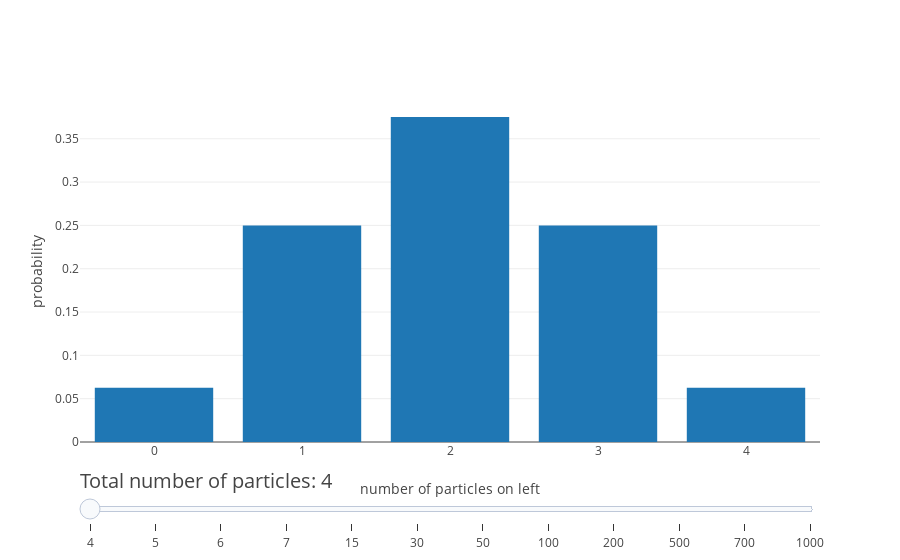

The code cell stored with this chart in its notebook:
### Code cell
# 计算 n 个分子在左侧的概率（二项分布）
def left(n):
    lr = []
    for i in range(n+1):
        lr.append(comb(n,i))
    lr = np.array(lr)
    return lr/lr.sum()

# 画图每一帧的图
def change_example(n,v):
    trace1 = go.Bar(
            x=np.arange(n+1),
            y=left(n),visible = v, name = str(n))
    return [trace1]

# 生成 len(s) 帧
data = []
steps = []
# 设置每一帧有多少粒子
num_particles=[4,5,6,7,15,30,50,100,200,500,700,1000]

for i,n in enumerate(num_particles):
    if n !=num_particles[0]:
        v = False
    else:
        v = True
    data+=change_example(n,v)
    step = dict(
        method = 'restyle',  
        args = ['visible', [False] * len(num_particles)], # 不可视其他帧
        label=n
    )
    step['args'][1][i] = True # 可视第 i 帧
    steps.append(step)

sliders = [dict(currentvalue = {'font': {'size': 20},
                                'prefix': 'Total number of particles: '},
                steps = steps)]

        
layout = dict(sliders=sliders,
    xaxis={
        'title':'number of particles on left'
    },
    yaxis={
        'title': 'probability'
    },)
fig = dict(data=data, layout=layout)
plotly.offline.iplot(fig)

#py.iplot(fig, filename='distribution of particles')

### Figure 1 — Plotly figure (JSON) as saved in the notebook; plotly's stock layout.template omitted (floating-point values rounded to 4 significant figures; data arrays with more than 128 entries replaced by an {"elided": "..."} marker saying what was removed)
{"data": [{"name": "4", "type": "bar", "uid": "c1f07cb2-9741-4b61-8e02-4a27159e73e5", "visible": true, "x": [0, 1, 2, 3, 4], "y": [0.0625, 0.25, 0.375, 0.25, 0.0625]}, {"name": "5", "type": "bar", "uid": "6c0e8efe-ad4f-46d1-944b-f7f4a6999355", "visible": false, "x": [0, 1, 2, 3, 4, 5], "y": [0.03125, 0.1562, 0.3125, 0.3125, 0.1562, 0.03125]}, {"name": "6", "type": "bar", "uid": "95a6783e-4258-42c3-aec8-2a69154694d4", "visible": false, "x": [0, 1, 2, 3, 4, 5, 6], "y": [0.01562, 0.09375, 0.2344, 0.3125, 0.2344, 0.09375, 0.01562]}, {"name": "7", "type": "bar", "uid": "ce5dfdd5-9428-4d70-b527-0c1d70f983e1", "visible": false, "x": [0, 1, 2, 3, 4, 5, 6, 7], "y": [0.007812, 0.05469, 0.1641, 0.2734, 0.2734, 0.1641, 0.05469, 0.007812]}, {"name": "15", "type": "bar", "uid": "c755eefb-b8f9-4afa-9629-3c30de7d16ac", "visible": false, "x": [0, 1, 2, 3, 4, 5, 6, 7, 8, 9, 10, 11, 12, 13, 14, 15], "y": [3.052e-05, 0.0004578, 0.003204, 0.01389, 0.04166, 0.09164, 0.1527, 0.1964, 0.1964, 0.1527, 0.09164, 0.04166, 0.01389, 0.003204, 0.0004578, 3.052e-05]}, {"name": "30", "type": "bar", "uid": "d1d80d5f-dae3-49d4-9de0-6f0cb4592f71", "visible": false, "x": [0, 1, 2, 3, 4, 5, 6, 7, 8, 9, 10, 11, 12, 13, 14, 15, 16, 17, 18, 19, 20, 21, 22, 23, 24, 25, 26, 27, 28, 29, 30], "y": [9.313e-10, 2.794e-08, 4.051e-07, 3.781e-06, 2.552e-05, 0.0001327, 0.000553, 0.001896, 0.005451, 0.01332, 0.02798, 0.05088, 0.08055, 0.1115, 0.1354, 0.1445, 0.1354, 0.1115, 0.08055, 0.05088, 0.02798, 0.01332, 0.005451, 0.001896, 0.000553, 0.0001327, 2.552e-05, 3.781e-06, 4.051e-07, 2.794e-08, 9.313e-10]}, {"name": "50", "type": "bar", "uid": "0b5e114b-c07b-4e84-aef4-6e534a26202f", "visible": false, "x": [0, 1, 2, 3, 4, 5, 6, 7, 8, 9, 10, 11, 12, 13, 14, 15, 16, 17, 18, 19, 20, 21, 22, 23, 24, 25, 26, 27, 28, 29, 30, 31, 32, 33, 34, 35, 36, 37, 38, 39, 40, 41, 42, 43, 44, 45, 46, 47, 48, 49, 50], "y": [8.882e-16, 4.441e-14, 1.088e-12, 1.741e-11, 2.045e-10, 1.882e-09, 1.411e-08, 8.872e-08, 4.768e-07, 2.225e-06, 9.124e-06, 3.318e-05, 0.0001078, 0.0003152, 0.000833, 0.001999, 0.004373, 0.008746, 0.01603, 0.02701, 0.04186, 0.0598, 0.07883, 0.09596, 0.108, 0.1123, 0.108, 0.09596, 0.07883, 0.0598, 0.04186, 0.02701, 0.01603, 0.008746, 0.004373, 0.001999, 0.000833, 0.0003152, 0.0001078, 3.318e-05, 9.124e-06, 2.225e-06, 4.768e-07, 8.872e-08, 1.411e-08, 1.882e-09, 2.045e-10, 1.741e-11, 1.088e-12, 4.441e-14, 8.882e-16]}, {"name": "100", "type": "bar", "uid": "817daf81-bfa8-47b9-b05d-46842140374f", "visible": false, "x": [0, 1, 2, 3, 4, 5, 6, 7, 8, 9, 10, 11, 12, 13, 14, 15, 16, 17, 18, 19, 20, 21, 22, 23, 24, 25, 26, 27, 28, 29, 30, 31, 32, 33, 34, 35, 36, 37, 38, 39, 40, 41, 42, 43, 44, 45, 46, 47, 48, 49, 50, 51, 52, 53, 54, 55, 56, 57, 58, 59, 60, 61, 62, 63, 64, 65, 66, 67, 68, 69, 70, 71, 72, 73, 74, 75, 76, 77, 78, 79, 80, 81, 82, 83, 84, 85, 86, 87, 88, 89, 90, 91, 92, 93, 94, 95, 96, 97, 98, 99, 100], "y": [7.889e-31, 7.889e-29, 3.905e-27, 1.276e-25, 3.093e-24, 5.939e-23, 9.404e-22, 1.263e-20, 1.468e-19, 1.501e-18, 1.366e-17, 1.117e-16, 8.286e-16, 5.609e-15, 3.486e-14, 1.998e-13, 1.062e-12, 5.246e-12, 2.419e-11, 1.044e-10, 4.228e-10, 1.611e-09, 5.784e-09, 1.962e-08, 6.293e-08, 1.913e-07, 5.519e-07, 1.513e-06, 3.943e-06, 9.79e-06, 2.317e-05, 5.232e-05, 0.0001128, 0.0002325, 0.0004581, 0.0008639, 0.00156, 0.002698, 0.004473, 0.007111, 0.01084, 0.01587, 0.02229, 0.03007, 0.03895, 0.04847, 0.05796, 0.06659, 0.07353, 0.07803, 0.07959, 0.07803, 0.07353, 0.06659, 0.05796, 0.04847, 0.03895, 0.03007, 0.02229, 0.01587, 0.01084, 0.007111, 0.004473, 0.002698, 0.00156, 0.0008639, 0.0004581, 0.0002325, 0.0001128, 5.232e-05, 2.317e-05, 9.79e-06, 3.943e-06, 1.513e-06, 5.519e-07, 1.913e-07, 6.293e-08, 1.962e-08, 5.784e-09, 1.611e-09, 4.228e-10, 1.044e-10, 2.419e-11, 5.246e-12, 1.062e-12, 1.998e-13, 3.486e-14, 5.609e-15, 8.286e-16, 1.117e-16, 1.366e-17, 1.501e-18, 1.468e-19, 1.263e-20, 9.404e-22, 5.939e-23, 3.093e-24, 1.276e-25, 3.905e-27, 7.889e-29, 7.889e-31]}, {"name": "200", "type": "bar", "uid": "b1709f88-be6c-4bb3-a53f-c4c0a2b028aa", "visible": false, "x": {"elided": "201 int values"}, "y": {"elided": "201 float values"}}, {"name": "500", "type": "bar", "uid": "d444bb70-e8ce-44d5-a612-68d4edaac8b9", "visible": false, "x": {"elided": "501 int values"}, "y": {"elided": "501 float values"}}, {"name": "700", "type": "bar", "uid": "01ef19a2-9bd1-4eea-8898-7f516d80c207", "visible": false, "x": {"elided": "701 int values"}, "y": {"elided": "701 float values"}}, {"name": "1000", "type": "bar", "uid": "0a2e3e4d-b765-48d2-b115-68797ff86eac", "visible": false, "x": {"elided": "1001 int values"}, "y": {"elided": "1001 float values"}}], "layout": {"sliders": [{"currentvalue": {"font": {"size": 20}, "prefix": "Total number of particles: "}, "steps": [{"args": ["visible", [true, false, false, false, false, false, false, false, false, false, false, false]], "label": "4", "method": "restyle"}, {"args": ["visible", [false, true, false, false, false, false, false, false, false, false, false, false]], "label": "5", "method": "restyle"}, {"args": ["visible", [false, false, true, false, false, false, false, false, false, false, false, false]], "label": "6", "method": "restyle"}, {"args": ["visible", [false, false, false, true, false, false, false, false, false, false, false, false]], "label": "7", "method": "restyle"}, {"args": ["visible", [false, false, false, false, true, false, false, false, false, false, false, false]], "label": "15", "method": "restyle"}, {"args": ["visible", [false, false, false, false, false, true, false, false, false, false, false, false]], "label": "30", "method": "restyle"}, {"args": ["visible", [false, false, false, false, false, false, true, false, false, false, false, false]], "label": "50", "method": "restyle"}, {"args": ["visible", [false, false, false, false, false, false, false, true, false, false, false, false]], "label": "100", "method": "restyle"}, {"args": ["visible", [false, false, false, false, false, false, false, false, true, false, false, false]], "label": "200", "method": "restyle"}, {"args": ["visible", [false, false, false, false, false, false, false, false, false, true, false, false]], "label": "500", "method": "restyle"}, {"args": ["visible", [false, false, false, false, false, false, false, false, false, false, true, false]], "label": "700", "method": "restyle"}, {"args": ["visible", [false, false, false, false, false, false, false, false, false, false, false, true]], "label": "1000", "method": "restyle"}]}], "xaxis": {"title": {"text": "number of particles on left"}}, "yaxis": {"title": {"text": "probability"}}}}
